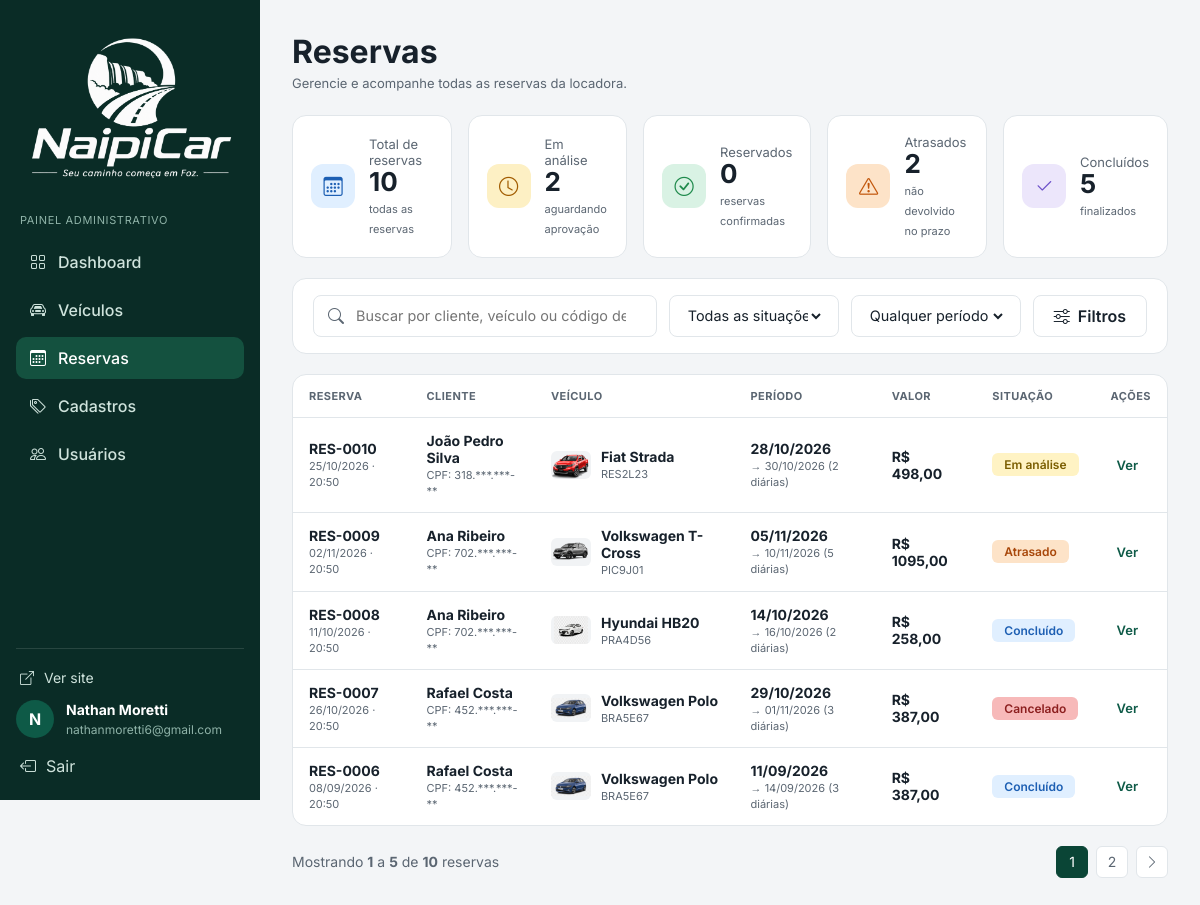
The app's page /painel/reservas/ (signed in), older data.
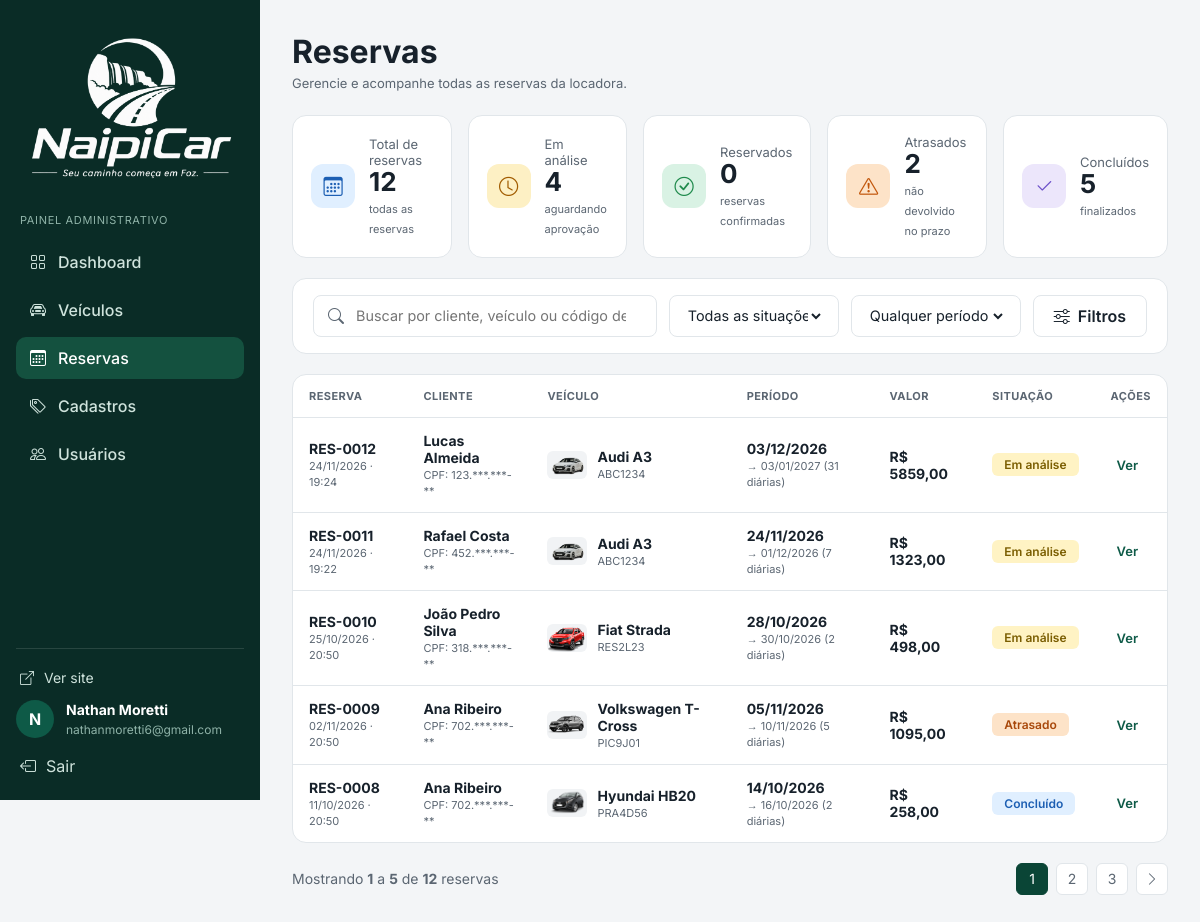
The same page, newer data.
### locacao/models.py (models this page shows, shortened)
class Reserva(models.Model):
  STATUS_CHOICES = [
      ("Pendente", "Pendente de Pagamento do Sinal"),
      ("Confirmada", "Confirmada"),
      ("Concluída", "Concluída"),
      ("Cancelada", "Cancelada"),
  ]
  cliente = models.ForeignKey(
      settings.AUTH_USER_MODEL, on_delete=models.CASCADE, null=True, blank=True
  )
  nome_cliente = models.CharField(max_length=150, blank=True, null=True)
  email_cliente = models.EmailField(blank=True, null=True)
  veiculo = models.ForeignKey(Veiculo, on_delete=models.CASCADE)
  data_retirada = models.DateField()
  data_devolucao = models.DateField()
  valor_total = models.DecimalField(max_digits=10, decimal_places=2)
  status = models.CharField(
      max_length=20, choices=STATUS_CHOICES, default="Pendente"
  )
  data_criacao = models.DateTimeField(auto_now_add=True)

class Veiculo(models.Model):
  class Motorizacao(models.TextChoices):
        COMBUSTAO = "combustao", "Combustão"
        HIBRIDO = "hibrido", "Híbrido"
        ELETRICO = "eletrico", "Elétrico"
  modelo = models.ForeignKey(ModeloCarro, on_delete=models.PROTECT)
  categoria_classe = models.ForeignKey(
      CategoriaClasse, on_delete=models.PROTECT, null=True, blank=True
  )
  ano = models.IntegerField()
  motorizacao = models.CharField(
      max_length=20,
      choices=Motorizacao.choices,
      default=Motorizacao.COMBUSTAO,
  )
  disponivel = models.BooleanField(default=True)
  placa = models.CharField(max_length=10, unique=True, null=True, blank=True)
  quilometragem = models.IntegerField(default=0)
  imagem = models.ImageField(upload_to="veiculos/", blank=True, null=True)

class ModeloCarro(models.Model):
    marca = models.ForeignKey(Marca, on_delete=models.CASCADE)
    nome = models.CharField(max_length=100)
    assentos = models.PositiveSmallIntegerField(default=5)
    malas = models.PositiveSmallIntegerField(
        default=2,
        help_text="Quantidade de malas médias que cabem no porta-malas",
    )
    def __str__(self):
        return f"{self.marca.nome} {self.nome}"

class Marca(models.Model):
  nome = models.CharField(max_length=50, unique=True)

### locacao/painel_views.py (the view, shortened to what this page needs)
# urls.py: path("painel/reservas/", painel_views.reservas_painel, name="painel_reservas"),
@somente_admin
def reservas_painel(request):
    hoje = date.today()
    lista = Reserva.objects.select_related(
        "cliente", "veiculo__modelo__marca", "veiculo__categoria_classe__categoria"
    ).order_by("-id")
    q = request.GET.get("q", "").strip()
    situacao = request.GET.get("situacao", "")
    periodo = request.GET.get("periodo", "")
    if situacao == "pendente":
        lista = lista.filter(status="Pendente")
    elif situacao == "confirmada":
        lista = lista.filter(status="Confirmada", data_devolucao__gte=hoje)
    elif situacao == "atrasado":
        lista = lista.filter(status="Confirmada", data_devolucao__lt=hoje)
    elif situacao == "concluida":
        lista = lista.filter(status="Concluída")
    elif situacao == "cancelada":
        lista = lista.filter(status="Cancelada")
    if periodo == "hoje":
        lista = lista.filter(Q(data_retirada=hoje) | Q(data_devolucao=hoje))
    elif periodo == "semana":
        lista = lista.filter(data_retirada__gte=hoje, data_retirada__lte=hoje + timedelta(days=7))
    elif periodo == "mes":
        lista = lista.filter(data_retirada__year=hoje.year, data_retirada__month=hoje.month)
    pagina = Paginator(lista, 5).get_page(request.GET.get("page"))
    itens = list(pagina.object_list)
    for r in itens:
        r.dias = max((r.data_devolucao - r.data_retirada).days, 1)
        r.diaria_calculada = r.valor_total / r.dias
        r.rotulo, r.classe = _situacao(r, hoje)
        r.cpf = getattr(r.cliente, "cpf", "") if r.cliente else ""
        r.cpf_oculto = _cpf_oculto(r.cpf)
        r.opcoes = "|".join(TRANSICOES.get(r.status, [r.status]))
    todas = Reserva.objects
    params = request.GET.copy()
    params.pop("page", None)
    return render(request, "locacao/painel/reservas.html", {
        "reservas": itens,
        "pagina": pagina,
        "paginas": list(pagina.paginator.get_elided_page_range(pagina.number, on_each_side=1, on_ends=1)),
        "reticencias": pagina.paginator.ELLIPSIS,
        "querystring": params.urlencode(),
        "filtro": {"q": q, "situacao": situacao, "periodo": periodo},
        "stats": {
            "total": todas.count(),
            "analise": todas.filter(status="Pendente").count(),
            "reservadas": todas.filter(status="Confirmada", data_devolucao__gte=hoje).count(),
            "atrasadas": todas.filter(status="Confirmada", data_devolucao__lt=hoje).count(),
            "concluidas": todas.filter(status="Concluída").count(),
        },
        "rotulos": {k: v[0] for k, v in ROTULOS_SITUACAO.items()},
    })

### contas/models.py (called while the page is built)
    @property
    def full_name(self):
        return f'{self.first_name} {self.last_name}'.strip()

    @property
    def is_active(self):
        return self.status == self.ACTIVE

    @property
    def is_admin_profile(self):
        return self.profile_type == self.ADMIN

    @property
    def is_staff(self):
        return self.is_active and self.is_admin_profile

### locacao/painel_views.py (called while the page is built)
def somente_admin(view):
    @wraps(view)
    def interna(request, *args, **kwargs):
        if not request.user.is_authenticated:
            return redirect_to_login(request.get_full_path(), resolve_url("login"))
        if not request.user.is_staff:
            messages.error(request, "Você não tem permissão para acessar o painel.")
            return redirect("index")
        return view(request, *args, **kwargs)
    return interna

def _situacao(reserva, hoje):
    if reserva.status == "Confirmada" and reserva.data_devolucao < hoje:
        return "Atrasado", "atrasado"
    return ROTULOS_SITUACAO.get(reserva.status, (reserva.status, "concluida"))

def _cpf_oculto(cpf):
    cpf = cpf or ""
    return f"{cpf[:3]}.***.***-**" if cpf else "—"

### locacao/templates/locacao/painel/reservas.html (shortened to what the changed rows need)
{% extends 'locacao/painel/base_painel.html' %}
{% block conteudo %}
<div class="pl-topo">
    <div>
        <h1>Reservas</h1>
    </div>
</div>
<div class="cartoes">
    <div class="cartao-stat"><div class="icone i-total"><i class="bi bi-calendar3"></i></div><div><span>Total de reservas</span><strong>{{ stats.total }}</strong><small>todas as reservas</small></div></div>
    <div class="cartao-stat"><div class="icone i-pendente"><i class="bi bi-clock"></i></div><div><span>Em análise</span><strong>{{ stats.analise }}</strong><small>aguardando aprovação</small></div></div>
</div>
<div class="layout" id="layout">
    <section>
        <div class="tabela-caixa">
            <div class="rolagem">
                <table>
                    <thead><tr><th>Reserva</th><th>Cliente</th><th>Veículo</th><th>Período</th><th>Valor</th><th>Situação</th><th>Ações</th></tr></thead>
                    <tbody>
                        {% for r in reservas %}
                            <tr tabindex="0"
                                data-codigo="RES-{{ r.id|stringformat:'04d' }}"
                                data-cliente="{{ r.nome_cliente }}"
                                data-cpf="{{ r.cpf|default:'—' }}"
                                data-email="{{ r.email_cliente }}"
                                data-veiculo="{{ r.veiculo.modelo }}"
                                data-detalhe-veiculo="Placa: {{ r.veiculo.placa|default:'N/D' }} · {{ r.veiculo.ano }}{% if r.veiculo.categoria_classe %} · {{ r.veiculo.categoria_classe.categoria.nome }}{% endif %}"
                                data-img="{% if r.veiculo.imagem %}{{ r.veiculo.imagem.url }}{% endif %}"
                                data-retirada="{{ r.data_retirada|date:'d/m/Y' }}"
                                data-devolucao="{{ r.data_devolucao|date:'d/m/Y' }}"
                                data-dias="{{ r.dias }} diária{{ r.dias|pluralize }}"
                                data-total="R$ {{ r.valor_total|floatformat:2 }}"
                                data-diaria="R$ {{ r.diaria_calculada|floatformat:2 }} por diária"
                                data-rotulo="{{ r.rotulo }}"
                                data-classe="{{ r.classe }}"
                                data-status="{{ r.status }}"
                                data-opcoes="{{ r.opcoes }}"
                                data-url="{% url 'painel_reserva_situacao' r.id %}">
                                <td><strong>RES-{{ r.id|stringformat:"04d" }}</strong><small>{{ r.data_criacao|date:"d/m/Y · H:i" }}</small></td>
                                <td><strong>{{ r.nome_cliente }}</strong><small>CPF: {{ r.cpf_oculto }}</small></td>
                                <td>
                                    <div class="veic">
                                        <div class="miniatura">{% if r.veiculo.imagem %}<img src="{{ r.veiculo.imagem.url }}" alt="">{% else %}<i class="bi bi-car-front"></i>{% endif %}</div>
                                        <div><strong>{{ r.veiculo.modelo }}</strong><small>{{ r.veiculo.placa|default:"sem placa" }}</small></div>
                                    </div>
                                </td>
                                <td><strong>{{ r.data_retirada|date:"d/m/Y" }}</strong><small>→ {{ r.data_devolucao|date:"d/m/Y" }} ({{ r.dias }} diária{{ r.dias|pluralize }})</small></td>
                                <td class="valor">R$ {{ r.valor_total|floatformat:2 }}</td>
                                <td><span class="badge {{ r.classe }}">{{ r.rotulo }}</span></td>
                                <td><button type="button" class="ver js-ver">Ver</button></td>
                            </tr>
                        {% empty %}
                            <tr><td colspan="7" class="vazio">Nenhuma reserva encontrada.</td></tr>
                        {% endfor %}
                    </tbody>
                </table>
            </div>
        </div>
        <div class="rodape-tabela">
            <span>Mostrando <strong>{{ pagina.start_index }}</strong> a <strong>{{ pagina.end_index }}</strong> de <strong>{{ pagina.paginator.count }}</strong> reserva{{ pagina.paginator.count|pluralize }}</span>
            {% if pagina.paginator.num_pages > 1 %}
                <div class="paginas">
                    {% for n in paginas %}
                        {% if n == reticencias %}<span>…</span>
                        {% else %}<a href="?{{ querystring }}&page={{ n }}" class="{% if n == pagina.number %}atual{% endif %}">{{ n }}</a>{% endif %}
                    {% endfor %}
                    {% if pagina.has_next %}<a href="?{{ querystring }}&page={{ pagina.next_page_number }}" aria-label="Próxima página"><i class="bi bi-chevron-right"></i></a>{% endif %}
                </div>
            {% endif %}
        </div>
    </section>
</div>
{% endblock %}

Row changes from the older to the newer data that the page shows:
no longer on this page (row unchanged): Reserva: id "0007", data_criacao "26/10/2026 · 20:50", nome_cliente "Rafael Costa", cpf_oculto "452.***.***-**", veiculo.imagem (picture), veiculo.modelo "Volkswagen Polo", veiculo.placa "BRA5E67", data_retirada "29/10/2026", data_devolucao "01/11/2026", dias "3", valor_total "387,00", rotulo "Cancelado", status "Cancelada" (drawn)
no longer on this page (row unchanged): Reserva: id "0006", data_criacao "08/09/2026 · 20:50", nome_cliente "Rafael Costa", cpf_oculto "452.***.***-**", veiculo.imagem (picture), veiculo.modelo "Volkswagen Polo", veiculo.placa "BRA5E67", data_retirada "11/09/2026", data_devolucao "14/09/2026", dias "3", valor_total "387,00", rotulo "Concluído", status "Concluída" (drawn)
added Reserva: id "0012", data_criacao "24/11/2026 · 19:24", nome_cliente "Lucas Almeida", cpf_oculto "123.***.***-**", veiculo.imagem (picture), veiculo.modelo "Audi A3", veiculo.placa "ABC1234", data_retirada "03/12/2026", data_devolucao "03/01/2027", dias "31", valor_total "5859,00", rotulo "Em análise"
added Reserva: id "0011", data_criacao "24/11/2026 · 19:22", nome_cliente "Rafael Costa", cpf_oculto "452.***.***-**", veiculo.imagem (picture), veiculo.modelo "Audi A3", veiculo.placa "ABC1234", data_retirada "24/11/2026", data_devolucao "01/12/2026", dias "7", valor_total "1323,00", rotulo "Em análise"
changed through a linked row, Reserva "Concluído": veiculo.imagem: a different picture
Text that changed along with them:
{{ stats.total }}: "10" → "12"
{{ stats.analise }}: "2" → "4"
{{ pagina.paginator.count }}: "10" → "12"
new list line: "3"
